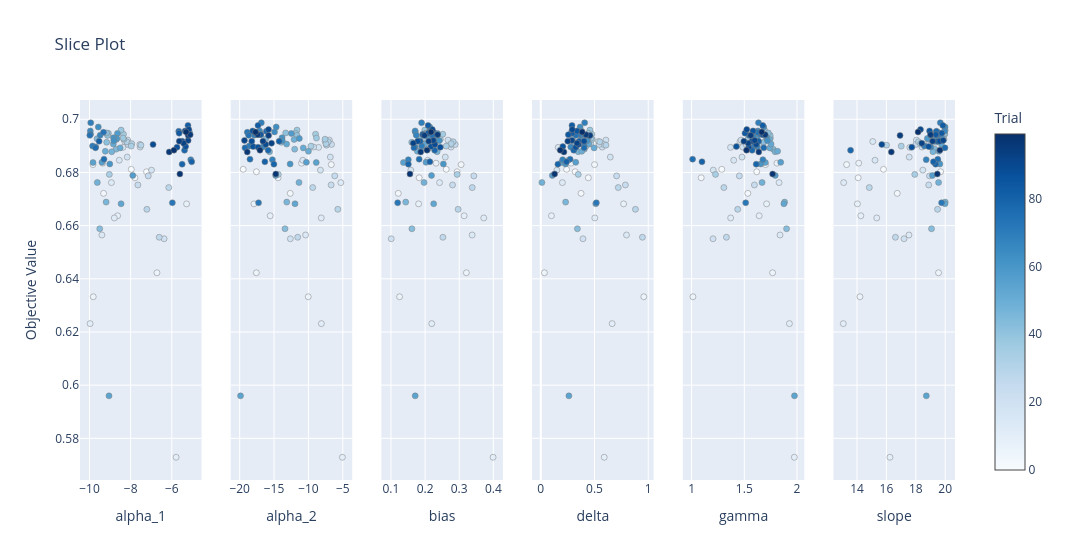

The notebook cell this image was saved under:
### Code cell
optuna.visualization.plot_slice(study, params=['alpha_1','alpha_2','bias','slope','gamma','delta'])
#optuna.visualization.plot_slice(study, params=['gamma','delta'])
